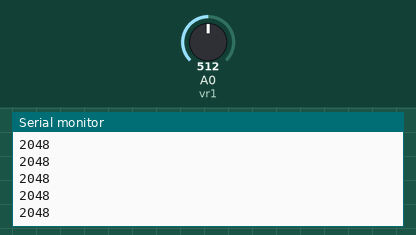
The sketch below on a simulated Arduino Zero (SAMD21). On the bench: the last lines printed to the serial monitor. The inputs (shaded band) are chosen by the test bench; at power-on: A0 (vr1) = 512 (analog values on the 0–1023 scale).

Above: at 1.2 s.
1.3 s: A0 (vr1) set to 716
At 1.31 s:
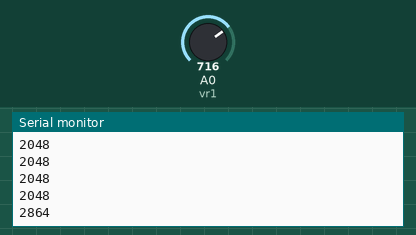
2.8 s: A0 (vr1) set to 900
At 2.81 s:
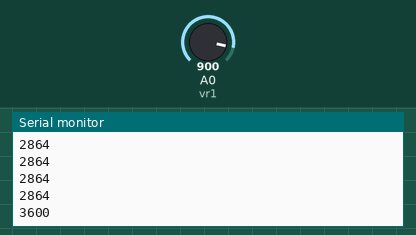
Timing chart, 0 to 5.8 s (numbered marks = the images above; inputs shaded):
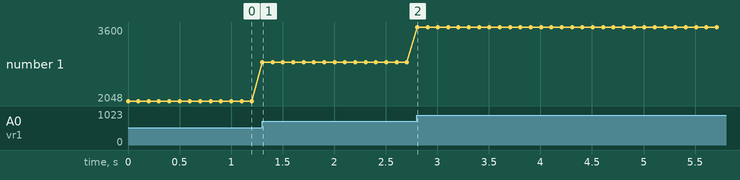

Measured:
- after the input at 1.3 s, the serial monitor: prints a new line at once (image 1)
- after the input at 2.8 s, the serial monitor: prints a new line at once (image 2)
- plotted number 1: 2048 → 2864 after the input at 1.3 s, 2864 → 3600 after the input at 2.8 s

The sketch:

vr_test.ino
```cpp
#define vr1 A0

void setup() {
  pinMode(vr1, INPUT);
  analogReadResolution(12);
  Serial.begin(115200);
}

void loop() {
  int adc = analogRead(vr1);
  Serial.println(adc);
  delay(100);
}
```
